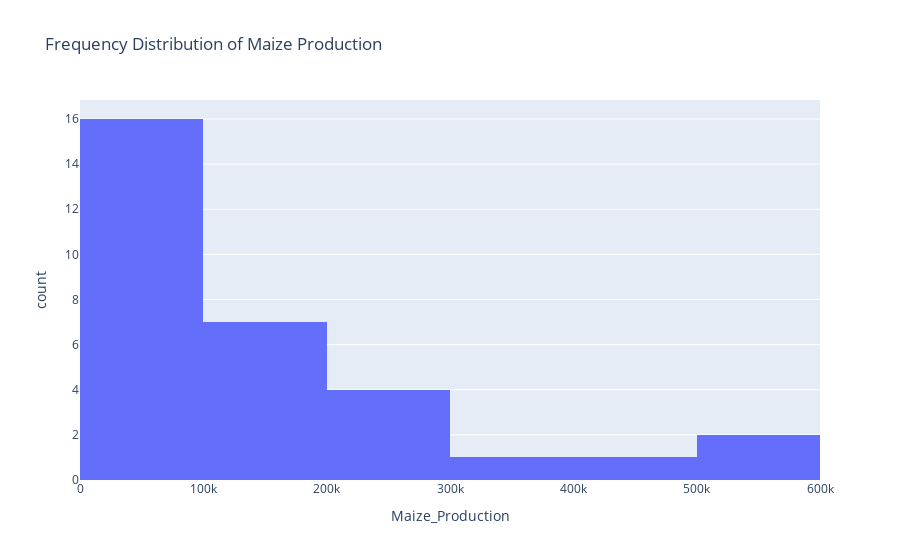

Write notebook code for a chart like this one.
### Code cell
import plotly.express as px

# Create a histogram for Maize_Production
fig = px.histogram(Working_Directory, x='Maize_Production', nbins=10, title='Frequency Distribution of Maize Production')

# Show the histogram
fig.show()

### Figure 1 — Plotly figure (JSON) as saved in the notebook; plotly's stock layout.template omitted (floating-point values rounded to 4 significant figures)
{"data": [{"bingroup": "x", "hovertemplate": "Maize_Production=%{x}<br>count=%{y}<extra></extra>", "legendgroup": "", "marker": {"color": "#636efa", "pattern": {"shape": ""}}, "name": "", "nbinsx": 10, "orientation": "v", "showlegend": false, "type": "histogram", "x": [2879, 42583, 10450, 271975, 593544, 1759, 105491, 226532, 66868, 61353, 0, 109, 333937, 17921, 19387, 137154, 147886, 576758, 226327, 251699, 90634, 138476, 413487, 24088, 104045, 2791, 14621, 2673, 723, 190252, 104045], "xaxis": "x", "yaxis": "y"}], "layout": {"barmode": "relative", "legend": {"tracegroupgap": 0}, "title": {"text": "Frequency Distribution of Maize Production"}, "xaxis": {"anchor": "y", "domain": [0, 1], "title": {"text": "Maize_Production"}}, "yaxis": {"anchor": "x", "domain": [0, 1], "title": {"text": "count"}}}}
